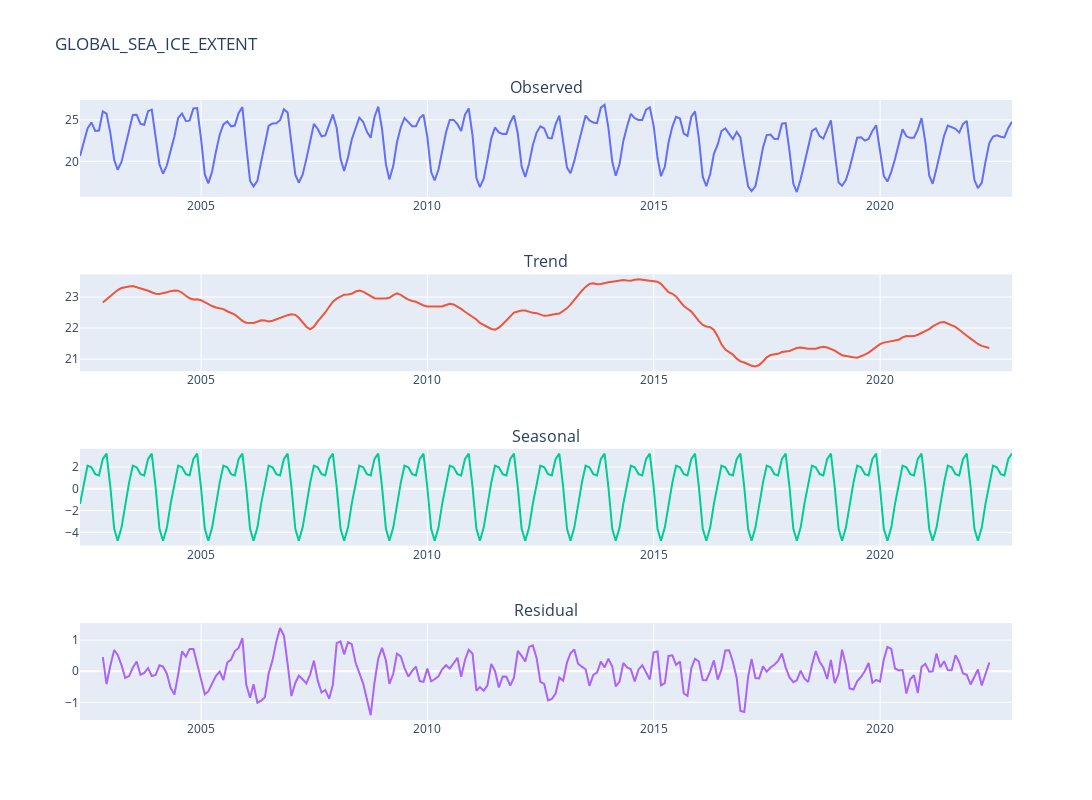
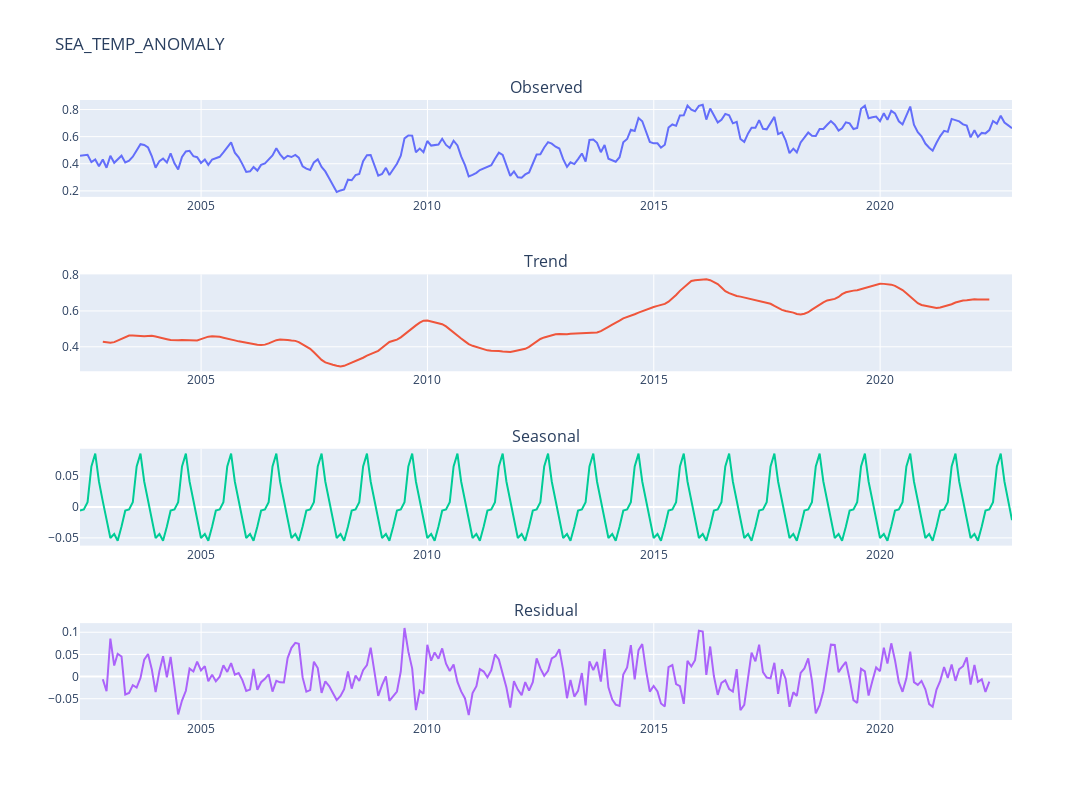
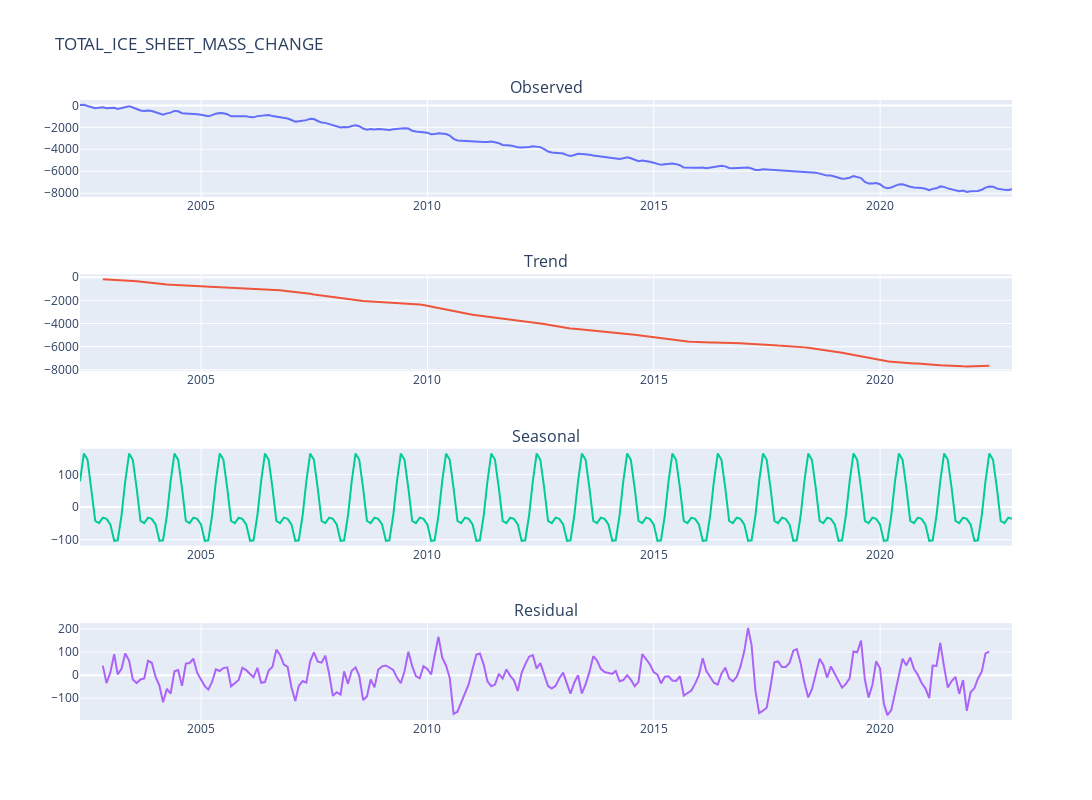
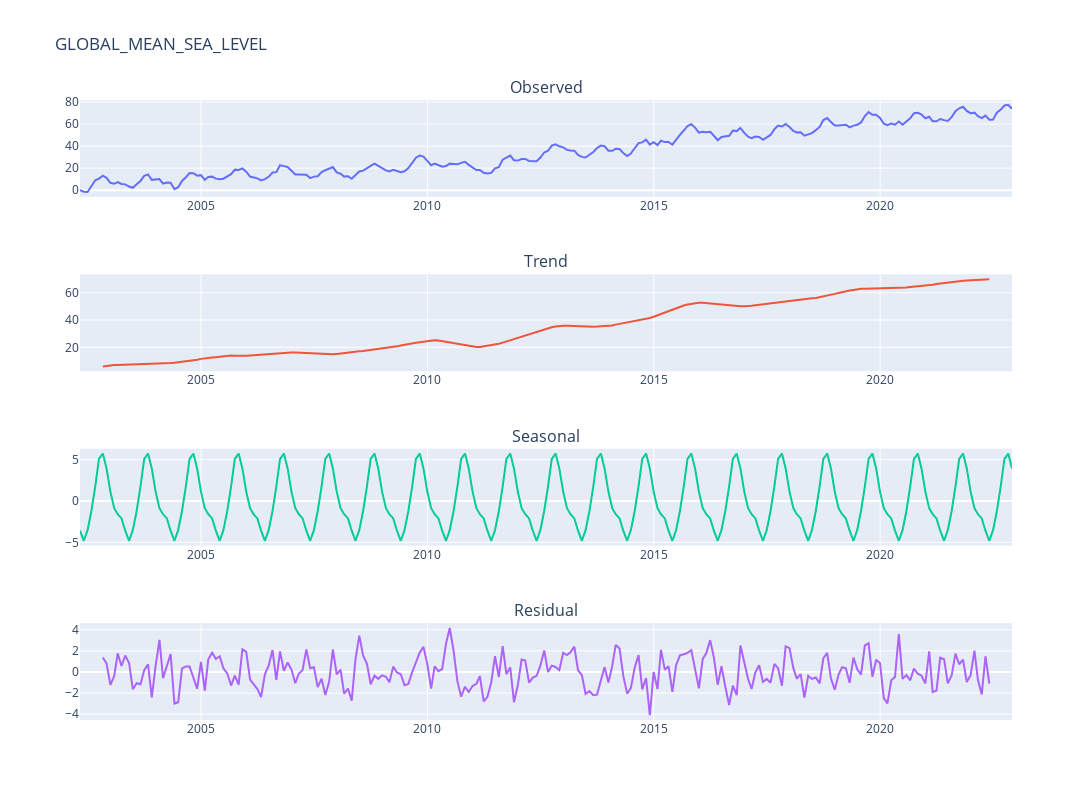

Notebook code cell kept with these figures, in order:
### Markdown cell above
### Overall Distribution, Trend and Seasonality

### Code cell
# Loop through each column in the dataframe.
for x in df_earth_vitals.columns:

    # Break down the current column in to its trend, seasonal and residual components.
    decomposition = tsa.seasonal_decompose(df_earth_vitals[x], model='addative')

    # Create dataframe containing the observed distribution and individual components of the current column.
    df_decomp = pd.DataFrame()
    df_decomp['Observed'] = df_earth_vitals[x]
    df_decomp["Trend"] = decomposition.trend
    df_decomp["Seasonal"] = decomposition.seasonal
    df_decomp["Residual"] = decomposition.resid

    # Create a list of the required subplot titles.
    cols = ["Observed","Trend", "Seasonal", "Residual"]

    # Create a new subplot for each column in the df_earth_vitals dataframe.
    fig = make_subplots(rows=4, cols=1, subplot_titles=cols)

    # Loop through each componenet the current column to plot in each subplot.
    for i, col in enumerate(cols):
        fig.add_trace(
            go.Scatter(x=df_decomp.index, y=df_decomp[col]),
            row=i+1,
            col=1
        )
    fig.update_layout(height=800, width=1200, showlegend=False,title=x.upper())
    fig.show()

### Figure 1 — Plotly figure (JSON) as saved in the notebook; plotly's stock layout.template omitted (floating-point values rounded to 4 significant figures; data arrays with more than 128 entries replaced by an {"elided": "..."} marker saying what was removed)
{"data": [{"type": "scatter", "x": {"elided": "248 str values"}, "xaxis": "x", "y": {"elided": "248 float values"}, "yaxis": "y"}, {"type": "scatter", "x": {"elided": "248 str values"}, "xaxis": "x2", "y": {"elided": "248 float values"}, "yaxis": "y2"}, {"type": "scatter", "x": {"elided": "248 str values"}, "xaxis": "x3", "y": {"elided": "248 float values"}, "yaxis": "y3"}, {"type": "scatter", "x": {"elided": "248 str values"}, "xaxis": "x4", "y": {"elided": "248 float values"}, "yaxis": "y4"}], "layout": {"annotations": [{"font": {"size": 16}, "showarrow": false, "text": "Observed", "x": 0.5, "xanchor": "center", "xref": "paper", "y": 1, "yanchor": "bottom", "yref": "paper"}, {"font": {"size": 16}, "showarrow": false, "text": "Trend", "x": 0.5, "xanchor": "center", "xref": "paper", "y": 0.7188, "yanchor": "bottom", "yref": "paper"}, {"font": {"size": 16}, "showarrow": false, "text": "Seasonal", "x": 0.5, "xanchor": "center", "xref": "paper", "y": 0.4375, "yanchor": "bottom", "yref": "paper"}, {"font": {"size": 16}, "showarrow": false, "text": "Residual", "x": 0.5, "xanchor": "center", "xref": "paper", "y": 0.1562, "yanchor": "bottom", "yref": "paper"}], "height": 800, "showlegend": false, "title": {"text": "GLOBAL_SEA_ICE_EXTENT"}, "width": 1200, "xaxis": {"anchor": "y", "domain": [0, 1]}, "xaxis2": {"anchor": "y2", "domain": [0, 1]}, "xaxis3": {"anchor": "y3", "domain": [0, 1]}, "xaxis4": {"anchor": "y4", "domain": [0, 1]}, "yaxis": {"anchor": "x", "domain": [0.8438, 1]}, "yaxis2": {"anchor": "x2", "domain": [0.5625, 0.7188]}, "yaxis3": {"anchor": "x3", "domain": [0.2812, 0.4375]}, "yaxis4": {"anchor": "x4", "domain": [0, 0.1562]}}}

### Figure 2 — Plotly figure (JSON) as saved in the notebook; plotly's stock layout.template omitted (floating-point values rounded to 4 significant figures; data arrays with more than 128 entries replaced by an {"elided": "..."} marker saying what was removed)
{"data": [{"type": "scatter", "x": {"elided": "248 str values"}, "xaxis": "x", "y": {"elided": "248 float values"}, "yaxis": "y"}, {"type": "scatter", "x": {"elided": "248 str values"}, "xaxis": "x2", "y": {"elided": "248 float values"}, "yaxis": "y2"}, {"type": "scatter", "x": {"elided": "248 str values"}, "xaxis": "x3", "y": {"elided": "248 float values"}, "yaxis": "y3"}, {"type": "scatter", "x": {"elided": "248 str values"}, "xaxis": "x4", "y": {"elided": "248 float values"}, "yaxis": "y4"}], "layout": {"annotations": [{"font": {"size": 16}, "showarrow": false, "text": "Observed", "x": 0.5, "xanchor": "center", "xref": "paper", "y": 1, "yanchor": "bottom", "yref": "paper"}, {"font": {"size": 16}, "showarrow": false, "text": "Trend", "x": 0.5, "xanchor": "center", "xref": "paper", "y": 0.7188, "yanchor": "bottom", "yref": "paper"}, {"font": {"size": 16}, "showarrow": false, "text": "Seasonal", "x": 0.5, "xanchor": "center", "xref": "paper", "y": 0.4375, "yanchor": "bottom", "yref": "paper"}, {"font": {"size": 16}, "showarrow": false, "text": "Residual", "x": 0.5, "xanchor": "center", "xref": "paper", "y": 0.1562, "yanchor": "bottom", "yref": "paper"}], "height": 800, "showlegend": false, "title": {"text": "SEA_TEMP_ANOMALY"}, "width": 1200, "xaxis": {"anchor": "y", "domain": [0, 1]}, "xaxis2": {"anchor": "y2", "domain": [0, 1]}, "xaxis3": {"anchor": "y3", "domain": [0, 1]}, "xaxis4": {"anchor": "y4", "domain": [0, 1]}, "yaxis": {"anchor": "x", "domain": [0.8438, 1]}, "yaxis2": {"anchor": "x2", "domain": [0.5625, 0.7188]}, "yaxis3": {"anchor": "x3", "domain": [0.2812, 0.4375]}, "yaxis4": {"anchor": "x4", "domain": [0, 0.1562]}}}

### Figure 3 — Plotly figure (JSON) as saved in the notebook; plotly's stock layout.template omitted (floating-point values rounded to 4 significant figures; data arrays with more than 128 entries replaced by an {"elided": "..."} marker saying what was removed)
{"data": [{"type": "scatter", "x": {"elided": "248 str values"}, "xaxis": "x", "y": {"elided": "248 float values"}, "yaxis": "y"}, {"type": "scatter", "x": {"elided": "248 str values"}, "xaxis": "x2", "y": {"elided": "248 float values"}, "yaxis": "y2"}, {"type": "scatter", "x": {"elided": "248 str values"}, "xaxis": "x3", "y": {"elided": "248 float values"}, "yaxis": "y3"}, {"type": "scatter", "x": {"elided": "248 str values"}, "xaxis": "x4", "y": {"elided": "248 float values"}, "yaxis": "y4"}], "layout": {"annotations": [{"font": {"size": 16}, "showarrow": false, "text": "Observed", "x": 0.5, "xanchor": "center", "xref": "paper", "y": 1, "yanchor": "bottom", "yref": "paper"}, {"font": {"size": 16}, "showarrow": false, "text": "Trend", "x": 0.5, "xanchor": "center", "xref": "paper", "y": 0.7188, "yanchor": "bottom", "yref": "paper"}, {"font": {"size": 16}, "showarrow": false, "text": "Seasonal", "x": 0.5, "xanchor": "center", "xref": "paper", "y": 0.4375, "yanchor": "bottom", "yref": "paper"}, {"font": {"size": 16}, "showarrow": false, "text": "Residual", "x": 0.5, "xanchor": "center", "xref": "paper", "y": 0.1562, "yanchor": "bottom", "yref": "paper"}], "height": 800, "showlegend": false, "title": {"text": "TOTAL_ICE_SHEET_MASS_CHANGE"}, "width": 1200, "xaxis": {"anchor": "y", "domain": [0, 1]}, "xaxis2": {"anchor": "y2", "domain": [0, 1]}, "xaxis3": {"anchor": "y3", "domain": [0, 1]}, "xaxis4": {"anchor": "y4", "domain": [0, 1]}, "yaxis": {"anchor": "x", "domain": [0.8438, 1]}, "yaxis2": {"anchor": "x2", "domain": [0.5625, 0.7188]}, "yaxis3": {"anchor": "x3", "domain": [0.2812, 0.4375]}, "yaxis4": {"anchor": "x4", "domain": [0, 0.1562]}}}

### Figure 4 — Plotly figure (JSON) as saved in the notebook; plotly's stock layout.template omitted (floating-point values rounded to 4 significant figures; data arrays with more than 128 entries replaced by an {"elided": "..."} marker saying what was removed)
{"data": [{"type": "scatter", "x": {"elided": "248 str values"}, "xaxis": "x", "y": {"elided": "248 float values"}, "yaxis": "y"}, {"type": "scatter", "x": {"elided": "248 str values"}, "xaxis": "x2", "y": {"elided": "248 float values"}, "yaxis": "y2"}, {"type": "scatter", "x": {"elided": "248 str values"}, "xaxis": "x3", "y": {"elided": "248 float values"}, "yaxis": "y3"}, {"type": "scatter", "x": {"elided": "248 str values"}, "xaxis": "x4", "y": {"elided": "248 float values"}, "yaxis": "y4"}], "layout": {"annotations": [{"font": {"size": 16}, "showarrow": false, "text": "Observed", "x": 0.5, "xanchor": "center", "xref": "paper", "y": 1, "yanchor": "bottom", "yref": "paper"}, {"font": {"size": 16}, "showarrow": false, "text": "Trend", "x": 0.5, "xanchor": "center", "xref": "paper", "y": 0.7188, "yanchor": "bottom", "yref": "paper"}, {"font": {"size": 16}, "showarrow": false, "text": "Seasonal", "x": 0.5, "xanchor": "center", "xref": "paper", "y": 0.4375, "yanchor": "bottom", "yref": "paper"}, {"font": {"size": 16}, "showarrow": false, "text": "Residual", "x": 0.5, "xanchor": "center", "xref": "paper", "y": 0.1562, "yanchor": "bottom", "yref": "paper"}], "height": 800, "showlegend": false, "title": {"text": "GLOBAL_MEAN_SEA_LEVEL"}, "width": 1200, "xaxis": {"anchor": "y", "domain": [0, 1]}, "xaxis2": {"anchor": "y2", "domain": [0, 1]}, "xaxis3": {"anchor": "y3", "domain": [0, 1]}, "xaxis4": {"anchor": "y4", "domain": [0, 1]}, "yaxis": {"anchor": "x", "domain": [0.8438, 1]}, "yaxis2": {"anchor": "x2", "domain": [0.5625, 0.7188]}, "yaxis3": {"anchor": "x3", "domain": [0.2812, 0.4375]}, "yaxis4": {"anchor": "x4", "domain": [0, 0.1562]}}}
